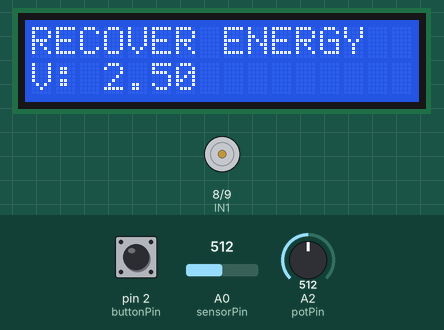
This sketch was run on a simulated Arduino Uno, built with avr-gcc and run on an emulated ATmega328P. On the bench: 16×2 character LCD, motor-driver pin pairs drawn as motors (green arrow = first pin HIGH = forward, orange = second pin HIGH = backward, longer = more drive, scaled by the enable pin). The test bench sets the inputs (shaded band); at power-on: pin 2 (buttonPin) HIGH, A2 (potPin) = 512, A0 (sensorPin) = 512.

Above: at 2.7 s.
2.8 s: pin 2 (buttonPin) pulled LOW for 0.15 s
At 3.8 s:
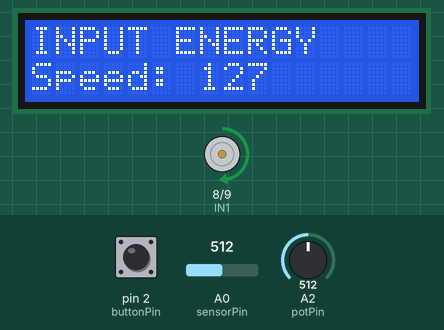
4.4 s: A2 (potPin) set to 716
At 5.6 s:
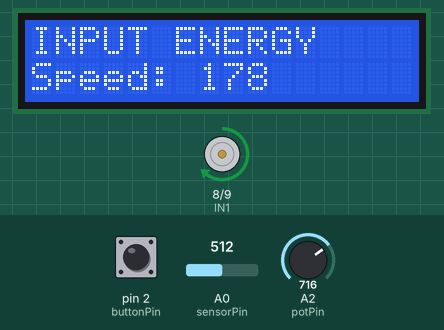
5.9 s: A2 (potPin) set to 900
At 6.7 s:
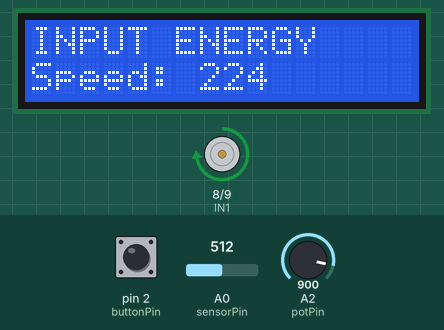
7.4 s: A2 (potPin) set to 122
At 7.9 s:
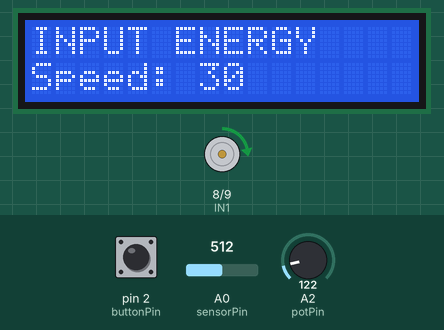
8.9 s: A2 (potPin) set to 0
At 10.1 s:
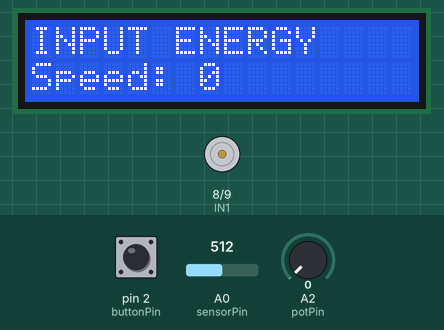
10.4 s: A2 (potPin) set to 511
At 11.4 s:
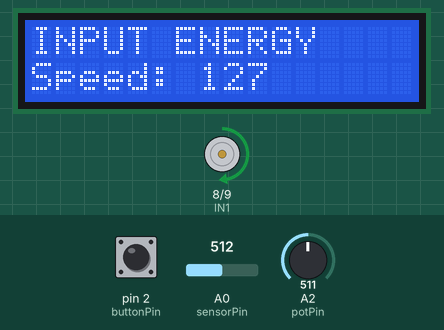
Timing chart, 0 to 12.9 s (numbered marks = the images above; inputs shaded):
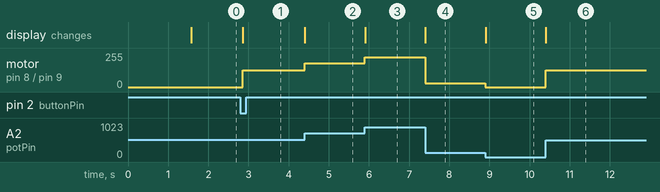

The sketch:

code.ino
```cpp
#include <LiquidCrystal.h>

// LCD pins: RS, E, D4, D5, D6, D7
LiquidCrystal lcd(7, 6, 5, 4, 11, 12);

// Motor driver pins
int IN1 = 8;
int IN2 = 9;
int ENA = 10;

// Button
int buttonPin = 2;
int motorState = 0;

// Potentiometer (speed control)
int potPin = A2;

// Voltage sensing
int sensorPin = A0;

// Debounce
int buttonState;
int lastButtonState = HIGH;
unsigned long lastDebounceTime = 0;
unsigned long debounceDelay = 50;

void setup() {
  pinMode(IN1, OUTPUT);
  pinMode(IN2, OUTPUT);
  pinMode(ENA, OUTPUT);

  pinMode(buttonPin, INPUT_PULLUP);

  lcd.begin(16, 2);
  lcd.print("Energy System");
  delay(1500);
  lcd.clear();
}

void loop() {

  //BUTTON TOGGLE
  int reading = digitalRead(buttonPin);

  if (reading != lastButtonState) {
    lastDebounceTime = millis();
  }

  if ((millis() - lastDebounceTime) > debounceDelay) {
    if (reading != buttonState) {
      buttonState = reading;

      if (buttonState == LOW) {
        motorState = !motorState;
      }
    }
  }

  lastButtonState = reading;

  //READ POTENTIOMETER
  int potValue = analogRead(potPin);
  int speedValue = map(potValue, 0, 1023, 0, 255);

  //MOTOR ON (INPUT ENERGY)
  if (motorState == 1) {

    digitalWrite(IN1, HIGH);
    digitalWrite(IN2, LOW);
    analogWrite(ENA, speedValue);

    lcd.setCursor(0, 0);
    lcd.print("INPUT ENERGY   ");

    lcd.setCursor(0, 1);
    lcd.print("Speed: ");
    lcd.print(speedValue);
    lcd.print("   ");
  }

  //MOTOR OFF (RECOVERY)
  else {

    digitalWrite(IN1, LOW);
    digitalWrite(IN2, LOW);
    analogWrite(ENA, 0);

    int sensorValue = analogRead(sensorPin);
    float voltage = sensorValue * (5.0 / 1023.0);

    lcd.setCursor(0, 0);
    lcd.print("RECOVER ENERGY ");

    lcd.setCursor(0, 1);
    lcd.print("V: ");
    lcd.print(voltage);
    lcd.print("   ");
  }
}
```

Measured:
- after the input at 2.8 s, motor on pin 8 (IN1) / pin 9 (IN2): stopped → forward 127/255 after 0.05 s; the display: changes after 0.06 s (image 1)
- after the input at 4.4 s, motor on pin 8 (IN1) / pin 9 (IN2): forward 127/255 → forward 178/255 at once; the display: changes at once (image 2)
- after the input at 5.9 s, motor on pin 8 (IN1) / pin 9 (IN2): forward 178/255 → forward 224/255 at once; the display: changes at once (image 3)
- after the input at 7.4 s, motor on pin 8 (IN1) / pin 9 (IN2): forward 224/255 → forward 30/255 at once; the display: changes at once (image 4)
- after the input at 8.9 s, motor on pin 8 (IN1) / pin 9 (IN2): forward 30/255 → stopped at once; the display: changes at once (image 5)
- after the input at 10.4 s, motor on pin 8 (IN1) / pin 9 (IN2): stopped → forward 127/255 at once; the display: changes at once (image 6)
